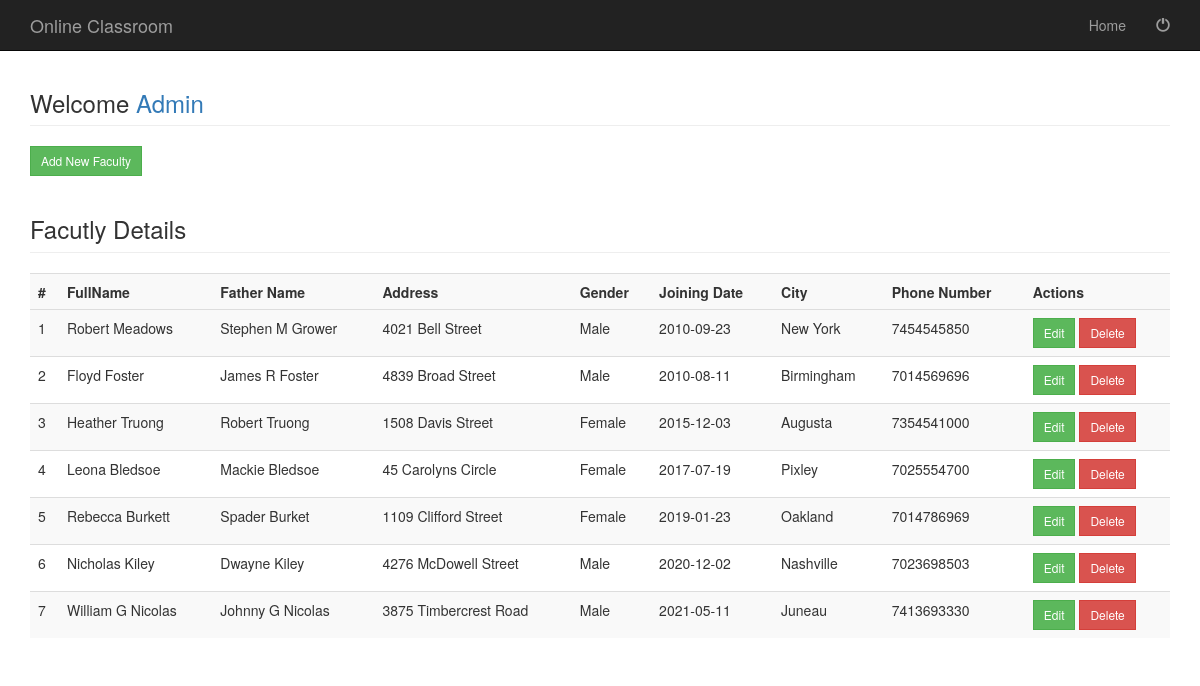
/facultydetails.php (signed in), run on the app's committed database.
### tables this page shows
CREATE TABLE `facutlytable` (
  `FID` int(10) NOT NULL,
  `FName` varchar(50) NOT NULL,
  `FaName` varchar(30) NOT NULL,
  `Addrs` text NOT NULL,
  `Gender` varchar(6) NOT NULL,
  `JDate` date NOT NULL,
  `City` varchar(10) NOT NULL,
  `Pass` varchar(10) NOT NULL,
  `PhNo` bigint(10) NOT NULL
);

### facultydetails.php (the view, shortened to what this page needs)
<?php include('adminhead.php'); ?>
<div class="container">
	<div class="row">
		<div class="col-md-12">
			<h3 class="page-header">Welcome <a href="welcomeadmin">Admin</a> </h3>
			<a href="addnewfaculty"><button type="button" value="Add New Faculty" class="btn btn-success btn-sm" style="border-radius:0%">Add New Faculty</button></a>
			<?php
			include( "database.php" );
			$sql = "SELECT * from  facutlytable";
			$result = mysqli_query( $connect, $sql );
			echo "<h3 class='page-header' >Facutly Details</h3>";
			echo "<table class='table table-striped table-hover' style='width:100%'>
				<tr>
					<th>#</th>
					<th>FullName</th>
					<th>Father Name</th>
					<th>Address</th>
					<th>Gender</th>
					<th>Joining Date</th>
					<th>City</th>
					<th>Phone Number</th>
					<th>Actions</th>
				<tr>";
				$count=1;
			while ( $row = mysqli_fetch_array( $result ) ) {
				?>
			<tr>
				<td>
					<?PHP echo $count;?>
				</td>
				<td>
					<?PHP echo $row['FName'];?>
				</td>
				<td>
					<?PHP echo $row['FaName'];?>
				</td>
				<td>
					<?PHP echo $row['Addrs'];?>
				</td>
				<td>
					<?PHP echo $row['Gender'];?>
				</td>
				<td>
					<?PHP echo $row['JDate'];?>
				</td>
				<td>
					<?PHP echo $row['City'];?>
				</td>
				<td>
					<?PHP echo $row['PhNo'];?>
				</td>
				<td><a href="updatefaculty.php?fid=<?php echo $row['FID']; ?>"><input type="button" Value="Edit" style="border-radius:0%" class="btn btn-success btn-sm"></a>
				<a href="facultydetails.php?deleteid=<?php echo $row['FID']; ?>"><input type="button" Value="Delete" style="border-radius:0%" class="btn btn-danger btn-sm"></a>
				</td>
			</tr>
			<?php $count++; } ?>
			</table>
		</div>
	</div>
	<?php include('allfoot.php'); ?>

### css/modern-business.css (style rules this page uses)
html, body { height: 100%; }
body { padding-top: 50px; }

### data on the page
facutlytable: FName "Robert Meadows", FaName "Stephen M Grower", Addrs "4021 Bell Street", Gender "Male", JDate "2010-09-23", City "New York", PhNo "7454545850"
facutlytable: FName "Floyd Foster", FaName "James R Foster", Addrs "4839 Broad Street", Gender "Male", JDate "2010-08-11", City "Birmingham", PhNo "7014569696"
facutlytable: FName "Heather Truong", FaName "Robert Truong", Addrs "1508 Davis Street", Gender "Female", JDate "2015-12-03", City "Augusta", PhNo "7354541000"
facutlytable: FName "Leona Bledsoe", FaName "Mackie Bledsoe", Addrs "45 Carolyns Circle", Gender "Female", JDate "2017-07-19", City "Pixley", PhNo "7025554700"
facutlytable: FName "Rebecca Burkett", FaName "Spader Burket", Addrs "1109 Clifford Street", Gender "Female", JDate "2019-01-23", City "Oakland", PhNo "7014786969"
facutlytable: FName "Nicholas Kiley", FaName "Dwayne Kiley", Addrs "4276 McDowell Street", Gender "Male", JDate "2020-12-02", City "Nashville", PhNo "7023698503"
facutlytable: FName "William G Nicolas", FaName "Johnny G Nicolas", Addrs "3875 Timbercrest Road", Gender "Male", JDate "2021-05-11", City "Juneau", PhNo "7413693330"
